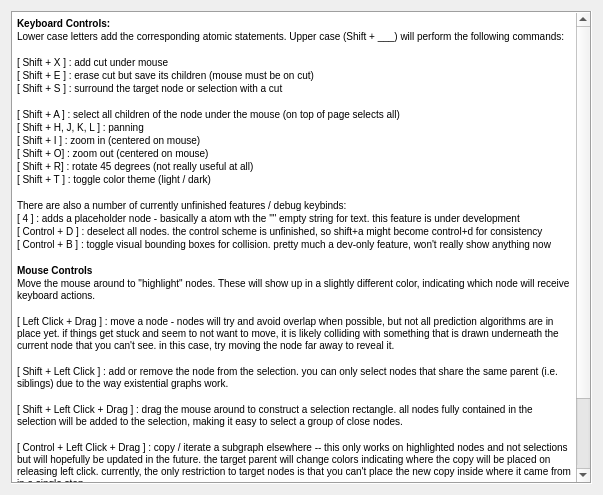
<?xml version="1.0" encoding="UTF-8"?>
<ui version="4.0">
 <class>TutorialWindow</class>
 <widget class="QWidget" name="TutorialWindow">
  <property name="geometry">
   <rect>
    <x>0</x>
    <y>0</y>
    <width>603</width>
    <height>495</height>
   </rect>
  </property>
  <property name="windowTitle">
   <string>Controls</string>
  </property>
  <layout class="QGridLayout" name="gridLayout">
   <item row="0" column="0">
    <widget class="QTextEdit" name="textEdit">
     <property name="enabled">
      <bool>true</bool>
     </property>
     <property name="autoFillBackground">
      <bool>false</bool>
     </property>
     <property name="frameShape">
      <enum>QFrame::Box</enum>
     </property>
     <property name="frameShadow">
      <enum>QFrame::Sunken</enum>
     </property>
     <property name="readOnly">
      <bool>true</bool>
     </property>
     <property name="html">
      <string>&lt;!DOCTYPE HTML PUBLIC &quot;-//W3C//DTD HTML 4.0//EN&quot; &quot;http://www.w3.org/TR/REC-html40/strict.dtd&quot;&gt;
&lt;html&gt;&lt;head&gt;&lt;meta name=&quot;qrichtext&quot; content=&quot;1&quot; /&gt;&lt;style type=&quot;text/css&quot;&gt;
p, li { white-space: pre-wrap; }
&lt;/style&gt;&lt;/head&gt;&lt;body style=&quot; font-family:'MS Shell Dlg 2'; font-size:7.8pt; font-weight:400; font-style:normal;&quot;&gt;
&lt;p style=&quot; margin-top:0px; margin-bottom:0px; margin-left:0px; margin-right:0px; -qt-block-indent:0; text-indent:0px;&quot;&gt;&lt;span style=&quot; font-weight:600;&quot;&gt;Keyboard Controls:&lt;/span&gt;&lt;/p&gt;
&lt;p style=&quot; margin-top:0px; margin-bottom:0px; margin-left:0px; margin-right:0px; -qt-block-indent:0; text-indent:0px;&quot;&gt;Lower case letters add the corresponding atomic statements. Upper case (Shift + ___) will perform the following commands:&lt;/p&gt;
&lt;p style=&quot;-qt-paragraph-type:empty; margin-top:0px; margin-bottom:0px; margin-left:0px; margin-right:0px; -qt-block-indent:0; text-indent:0px;&quot;&gt;&lt;br /&gt;&lt;/p&gt;
&lt;p style=&quot; margin-top:0px; margin-bottom:0px; margin-left:0px; margin-right:0px; -qt-block-indent:0; text-indent:0px;&quot;&gt;[ Shift + X ] : add cut under mouse&lt;/p&gt;
&lt;p style=&quot; margin-top:0px; margin-bottom:0px; margin-left:0px; margin-right:0px; -qt-block-indent:0; text-indent:0px;&quot;&gt;[ Shift + E ] : erase cut but save its children (mouse must be on cut)&lt;/p&gt;
&lt;p style=&quot; margin-top:0px; margin-bottom:0px; margin-left:0px; margin-right:0px; -qt-block-indent:0; text-indent:0px;&quot;&gt;[ Shift + S ] : surround the target node or selection with a cut&lt;/p&gt;
&lt;p style=&quot;-qt-paragraph-type:empty; margin-top:0px; margin-bottom:0px; margin-left:0px; margin-right:0px; -qt-block-indent:0; text-indent:0px;&quot;&gt;&lt;br /&gt;&lt;/p&gt;
&lt;p style=&quot; margin-top:0px; margin-bottom:0px; margin-left:0px; margin-right:0px; -qt-block-indent:0; text-indent:0px;&quot;&gt;[ Shift + A ] : select all children of the node under the mouse (on top of page selects all)&lt;/p&gt;
&lt;p style=&quot; margin-top:0px; margin-bottom:0px; margin-left:0px; margin-right:0px; -qt-block-indent:0; text-indent:0px;&quot;&gt;[ Shift + H, J, K, L ] : panning&lt;/p&gt;
&lt;p style=&quot; margin-top:0px; margin-bottom:0px; margin-left:0px; margin-right:0px; -qt-block-indent:0; text-indent:0px;&quot;&gt;[ Shift + I ] : zoom in (centered on mouse)&lt;/p&gt;
&lt;p style=&quot; margin-top:0px; margin-bottom:0px; margin-left:0px; margin-right:0px; -qt-block-indent:0; text-indent:0px;&quot;&gt;[ Shift + O] : zoom out (centered on mouse)&lt;/p&gt;
&lt;p style=&quot; margin-top:0px; margin-bottom:0px; margin-left:0px; margin-right:0px; -qt-block-indent:0; text-indent:0px;&quot;&gt;[ Shift + R] : rotate 45 degrees (not really useful at all)&lt;/p&gt;
&lt;p style=&quot; margin-top:0px; margin-bottom:0px; margin-left:0px; margin-right:0px; -qt-block-indent:0; text-indent:0px;&quot;&gt;[ Shift + T ] : toggle color theme (light / dark)&lt;/p&gt;
&lt;p style=&quot;-qt-paragraph-type:empty; margin-top:0px; margin-bottom:0px; margin-left:0px; margin-right:0px; -qt-block-indent:0; text-indent:0px;&quot;&gt;&lt;br /&gt;&lt;/p&gt;
&lt;p style=&quot; margin-top:0px; margin-bottom:0px; margin-left:0px; margin-right:0px; -qt-block-indent:0; text-indent:0px;&quot;&gt;There are also a number of currently unfinished features / debug keybinds:&lt;/p&gt;
&lt;p style=&quot; margin-top:0px; margin-bottom:0px; margin-left:0px; margin-right:0px; -qt-block-indent:0; text-indent:0px;&quot;&gt;[ 4 ] : adds a placeholder node - basically a atom wth the &amp;quot;&amp;quot; empty string for text. this feature is under development&lt;/p&gt;
&lt;p style=&quot; margin-top:0px; margin-bottom:0px; margin-left:0px; margin-right:0px; -qt-block-indent:0; text-indent:0px;&quot;&gt;[ Control + D ] : deselect all nodes. the control scheme is unfinished, so shift+a might become control+d for consistency&lt;/p&gt;
&lt;p style=&quot; margin-top:0px; margin-bottom:0px; margin-left:0px; margin-right:0px; -qt-block-indent:0; text-indent:0px;&quot;&gt;[ Control + B ] : toggle visual bounding boxes for collision. pretty much a dev-only feature, won't really show anything now&lt;/p&gt;
&lt;p style=&quot;-qt-paragraph-type:empty; margin-top:0px; margin-bottom:0px; margin-left:0px; margin-right:0px; -qt-block-indent:0; text-indent:0px;&quot;&gt;&lt;br /&gt;&lt;/p&gt;
&lt;p style=&quot; margin-top:0px; margin-bottom:0px; margin-left:0px; margin-right:0px; -qt-block-indent:0; text-indent:0px;&quot;&gt;&lt;span style=&quot; font-weight:600;&quot;&gt;Mouse Controls&lt;/span&gt;&lt;/p&gt;
&lt;p style=&quot; margin-top:0px; margin-bottom:0px; margin-left:0px; margin-right:0px; -qt-block-indent:0; text-indent:0px;&quot;&gt;Move the mouse around to &amp;quot;highlight&amp;quot; nodes. These will show up in a slightly different color, indicating which node will receive keyboard actions.&lt;/p&gt;
&lt;p style=&quot;-qt-paragraph-type:empty; margin-top:0px; margin-bottom:0px; margin-left:0px; margin-right:0px; -qt-block-indent:0; text-indent:0px;&quot;&gt;&lt;br /&gt;&lt;/p&gt;
&lt;p style=&quot; margin-top:0px; margin-bottom:0px; margin-left:0px; margin-right:0px; -qt-block-indent:0; text-indent:0px;&quot;&gt;[ Left Click + Drag ] : move a node - nodes will try and avoid overlap when possible, but not all prediction algorithms are in place yet. if things get stuck and seem to not want to move, it is likely colliding with something that is drawn underneath the current node that you can't see. in this case, try moving the node far away to reveal it.&lt;/p&gt;
&lt;p style=&quot;-qt-paragraph-type:empty; margin-top:0px; margin-bottom:0px; margin-left:0px; margin-right:0px; -qt-block-indent:0; text-indent:0px;&quot;&gt;&lt;br /&gt;&lt;/p&gt;
&lt;p style=&quot; margin-top:0px; margin-bottom:0px; margin-left:0px; margin-right:0px; -qt-block-indent:0; text-indent:0px;&quot;&gt;[ Shift + Left Click ] : add or remove the node from the selection. you can only select nodes that share the same parent (i.e. siblings) due to the way existential graphs work.&lt;/p&gt;
&lt;p style=&quot;-qt-paragraph-type:empty; margin-top:0px; margin-bottom:0px; margin-left:0px; margin-right:0px; -qt-block-indent:0; text-indent:0px; font-weight:600;&quot;&gt;&lt;br /&gt;&lt;/p&gt;
&lt;p style=&quot; margin-top:0px; margin-bottom:0px; margin-left:0px; margin-right:0px; -qt-block-indent:0; text-indent:0px;&quot;&gt;[ Shift + Left Click + Drag ] : drag the mouse around to construct a selection rectangle. all nodes fully contained in the selection will be added to the selection, making it easy to select a group of close nodes.&lt;/p&gt;
&lt;p style=&quot;-qt-paragraph-type:empty; margin-top:0px; margin-bottom:0px; margin-left:0px; margin-right:0px; -qt-block-indent:0; text-indent:0px;&quot;&gt;&lt;br /&gt;&lt;/p&gt;
&lt;p style=&quot; margin-top:0px; margin-bottom:0px; margin-left:0px; margin-right:0px; -qt-block-indent:0; text-indent:0px;&quot;&gt;[ Control + Left Click + Drag ] : copy / iterate a subgraph elsewhere -- this only works on highlighted nodes and not selections but will hopefully be updated in the future. the target parent will change colors indicating where the copy will be placed on releasing left click. currently, the only restriction to target nodes is that you can't place the new copy inside where it came from in a single step.&lt;/p&gt;
&lt;p style=&quot;-qt-paragraph-type:empty; margin-top:0px; margin-bottom:0px; margin-left:0px; margin-right:0px; -qt-block-indent:0; text-indent:0px;&quot;&gt;&lt;br /&gt;&lt;/p&gt;
&lt;p style=&quot; margin-top:0px; margin-bottom:0px; margin-left:0px; margin-right:0px; -qt-block-indent:0; text-indent:0px;&quot;&gt;[ Alt + Left Click + Drag ] : &amp;quot;ghost&amp;quot; movement. like copying above, this just allows for moving a subgraph freely and changing its parent. this is useful if you've made a mistake making the original graph since there's no undo yet, but it is not a valid move in existential graphs.&lt;/p&gt;
&lt;p style=&quot;-qt-paragraph-type:empty; margin-top:0px; margin-bottom:0px; margin-left:0px; margin-right:0px; -qt-block-indent:0; text-indent:0px;&quot;&gt;&lt;br /&gt;&lt;/p&gt;
&lt;p style=&quot; margin-top:0px; margin-bottom:0px; margin-left:0px; margin-right:0px; -qt-block-indent:0; text-indent:0px;&quot;&gt;[ Right Click ] : delete a node&lt;/p&gt;&lt;/body&gt;&lt;/html&gt;</string>
     </property>
    </widget>
   </item>
  </layout>
 </widget>
 <resources/>
 <connections/>
</ui>
